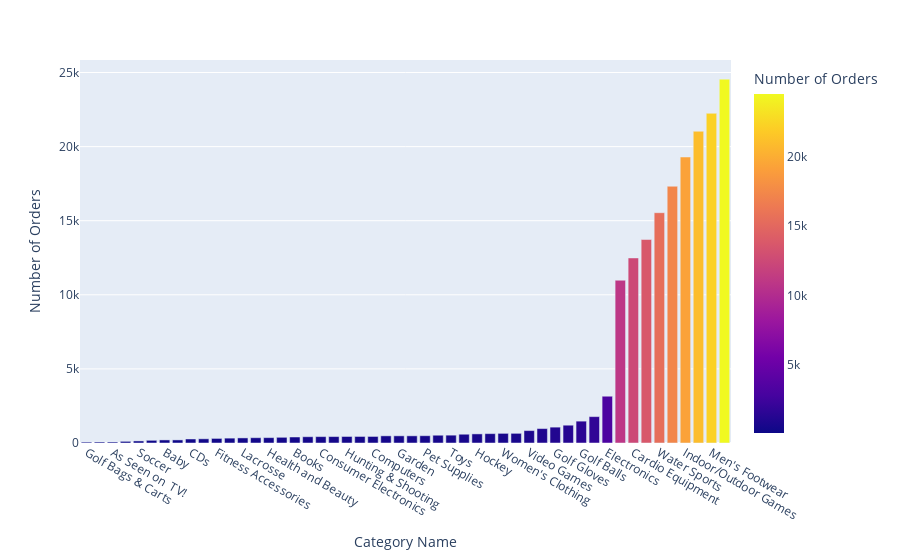

The notebook cell saved with this chart:
### Code cell
Category_Name=df.groupby(['Category Name'])['Order Id'].count().reset_index(name='Number of Orders').sort_values(by= 'Number of Orders', ascending= True)
px.bar(Category_Name, y='Number of Orders',x = 'Category Name',color ='Number of Orders')

### Figure 1 — Plotly figure (JSON) as saved in the notebook; plotly's stock layout.template omitted (floating-point values rounded to 4 significant figures)
{"data": [{"alignmentgroup": "True", "hovertemplate": "Category Name=%{x}<br>Number of Orders=%{marker.color}<extra></extra>", "legendgroup": "", "marker": {"color": [61, 67, 68, 111, 138, 181, 207, 208, 271, 283, 309, 328, 343, 357, 362, 384, 405, 423, 431, 434, 440, 441, 442, 483, 484, 484, 492, 524, 529, 592, 614, 632, 650, 652, 838, 974, 1070, 1201, 1475, 1780, 3156, 10984, 12487, 13729, 15540, 17325, 19298, 21035, 22246, 24551], "coloraxis": "coloraxis", "pattern": {"shape": ""}}, "name": "", "offsetgroup": "", "orientation": "v", "showlegend": false, "textposition": "auto", "type": "bar", "x": ["Golf Bags & Carts", "Basketball", "As Seen on  TV!", "Strength Training", "Soccer", "Women's Golf Clubs", "Baby ", "Men's Clothing", "CDs ", "Men's Golf Clubs", "Fitness Accessories", "Tennis & Racquet", "Lacrosse", "Sporting Goods", "Health and Beauty", "Kids' Golf Clubs", "Books ", "Boxing & MMA", "Consumer Electronics", "Music", "Hunting & Shooting", "Golf Apparel", "Computers", "DVDs", "Garden", "Crafts", "Pet Supplies", "Golf Shoes", "Toys", "Cameras ", "Hockey", "Baseball & Softball", "Women's Clothing", "Children's Clothing", "Video Games", "Trade-In", "Golf Gloves", "Girls' Apparel", "Golf Balls", "Accessories", "Electronics", "Shop By Sport", "Cardio Equipment", "Camping & Hiking", "Water Sports", "Fishing", "Indoor/Outdoor Games", "Women's Apparel", "Men's Footwear", "Cleats"], "xaxis": "x", "y": [61, 67, 68, 111, 138, 181, 207, 208, 271, 283, 309, 328, 343, 357, 362, 384, 405, 423, 431, 434, 440, 441, 442, 483, 484, 484, 492, 524, 529, 592, 614, 632, 650, 652, 838, 974, 1070, 1201, 1475, 1780, 3156, 10984, 12487, 13729, 15540, 17325, 19298, 21035, 22246, 24551], "yaxis": "y"}], "layout": {"barmode": "relative", "coloraxis": {"colorbar": {"title": {"text": "Number of Orders"}}, "colorscale": [[0, "#0d0887"], [0.1111, "#46039f"], [0.2222, "#7201a8"], [0.3333, "#9c179e"], [0.4444, "#bd3786"], [0.5556, "#d8576b"], [0.6667, "#ed7953"], [0.7778, "#fb9f3a"], [0.8889, "#fdca26"], [1, "#f0f921"]]}, "legend": {"tracegroupgap": 0}, "margin": {"t": 60}, "xaxis": {"anchor": "y", "domain": [0, 1], "title": {"text": "Category Name"}}, "yaxis": {"anchor": "x", "domain": [0, 1], "title": {"text": "Number of Orders"}}}}
